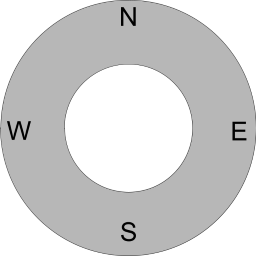
#> input picture py/test_img_gen/input_img/Compass.png, 256 x 256 px, found by its file name
$ python im_to_hex.py
#> lines starting #> are read from the running program, lines starting #| are printed output that depends on the picture
from PIL import Image

# 1. Load image as RGB

img_base_path = "py/test_img_gen/input_img/"
img_name = "Compass" # Image name without extension
img_ext = ".png"
output_name = img_base_path + "../output_hex/" + img_name + ".hex"

img = Image.open(img_base_path + img_name + img_ext).convert("RGB")
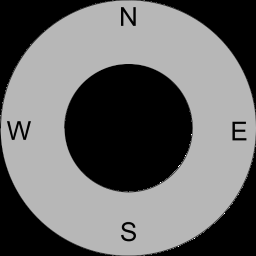
#> img: PIL image 256x256 RGB; min 0, max 255, mean 106
width, height = img.size
#> width = 256; height = 256

bits_per_channel = 8    # 8 bits per channel (R, G, B) - RGB888

# 2. Write to Hex file compatible with $readmemh (36-bit color: 12-bit per channel)
with open(output_name, "w") as f:
    # Write pixel data row by row
    for y in range(height):
        for x in range(width):
            r, g, b = img.getpixel((x, y))
            """"
            # Scale 8-bit values (0-255) to 12-bit (0-4095)
            r12 = (r << 4) | (r >> 4)  # Expand to 12-bit
            g12 = (g << 4) | (g >> 4)
            b12 = (b << 4) | (b >> 4)
            # Combine into n-bit value
            pixel_36bit = (r12 << 24) | (g12 << 12) | b12
            """
            # For 8-bit per channel, just combine directly (RGB888)
            pixel_comb = (r << (bits_per_channel * 2)) | (g << bits_per_channel) | b
            f.write(f"{pixel_comb:06x}\n") # Write as 6-digit hex

print(f"Generated {output_name}: {width}x{height} pixels")
#| Generated py/test_img_gen/input_img/../output_hex/Compass.hex: 256x256 pixels
